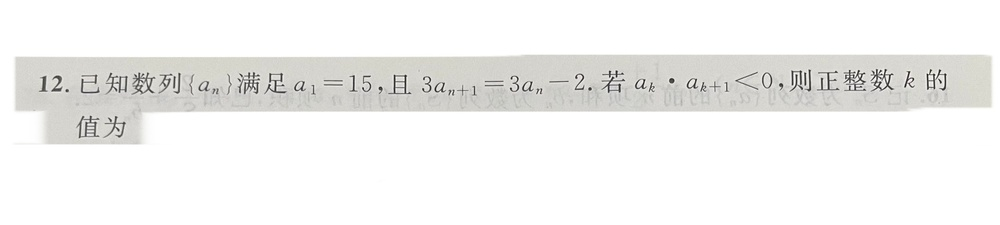
#> input picture img/text1-onequestion.jpg, 1000 x 225 px, shrunk from 2105 x 474 before the run
$ python modle-test2.py
#> lines starting #> are read from the running program, lines starting #| are printed output that depends on the picture; after the words box and inside, x2 and y2 are one past the last pixel; in counts of white or black regions, pixels touching at a corner belong together
# from gpt-4o
# 这个不能用

import cv2
import pytesseract

# 对本地pytesseract进行mixin，修改了寻找tesseract的文件路径 ->
pytesseract.pytesseract.tesseract_cmd = r'C:\Program Files\Tesseract-OCR\tesseract.exe'

# 读取图像
image = cv2.imread(r'../../img/text1-onequestion.jpg')
#> image is the input picture: shape (225, 1000, 3); mean B, G, R 240.6, 241.9, 242.1

# 图像预处理
gray = cv2.cvtColor(image, cv2.COLOR_BGR2GRAY)
_, binary = cv2.threshold(gray, 150, 255, cv2.THRESH_BINARY_INV)
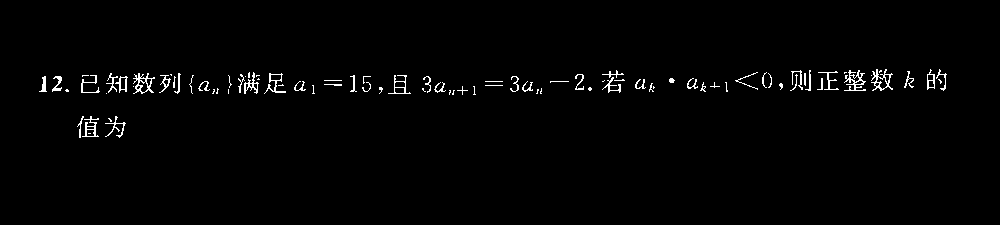
#> binary: shape (225, 1000); 1.5% white in thin lines or dots, all inside (x1, y1, x2, y2) = (39, 69, 947, 138)

# 检测文本区域
contours, _ = cv2.findContours(binary, cv2.RETR_EXTERNAL, cv2.CHAIN_APPROX_SIMPLE)
#> contours = 88 contours, 65 with area under 20; largest, box (x1, y1, x2, y2) and area: (133, 73, 155, 94) 204, (871, 69, 893, 91) 196, (388, 75, 411, 94) 142, (844, 70, 866, 91) 132, (82, 116, 99, 137) 121

# 初始化文本和公式存储列表
text_blocks = []
formula_blocks = []

for contour in contours:
    x, y, w, h = cv2.boundingRect(contour)
    roi = image[y:y + h, x:x + w]

    # 使用OCR识别文本
#> (the run stopped early here; a loop or call above may not have finished)

$ run again, with img/text1-tex.jpg copied over img/text1-onequestion.jpg
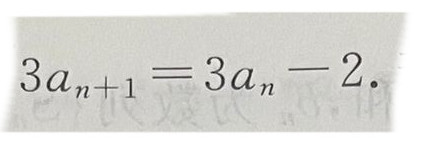
#> input picture img/text1-tex.jpg, 448 x 148 px
#> image is the input picture: shape (148, 448, 3); mean B, G, R 216.5, 220.2, 220.6
#> `_, binary = cv2.threshold(gray, 150, 255, cv2.THRESH_BINARY_INV)`:
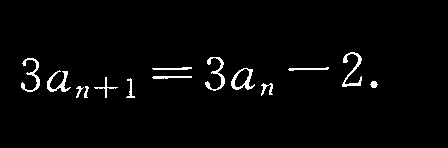
#> binary: shape (148, 448); 2.4% white in thin lines or dots, all inside (x1, y1, x2, y2) = (21, 52, 378, 98)
#> contours = 14 contours; largest, box (x1, y1, x2, y2) and area: (231, 68, 255, 90) 312, (342, 52, 362, 87) 140, (205, 57, 225, 91) 133, (47, 70, 71, 92) 128, (21, 58, 40, 92) 127
